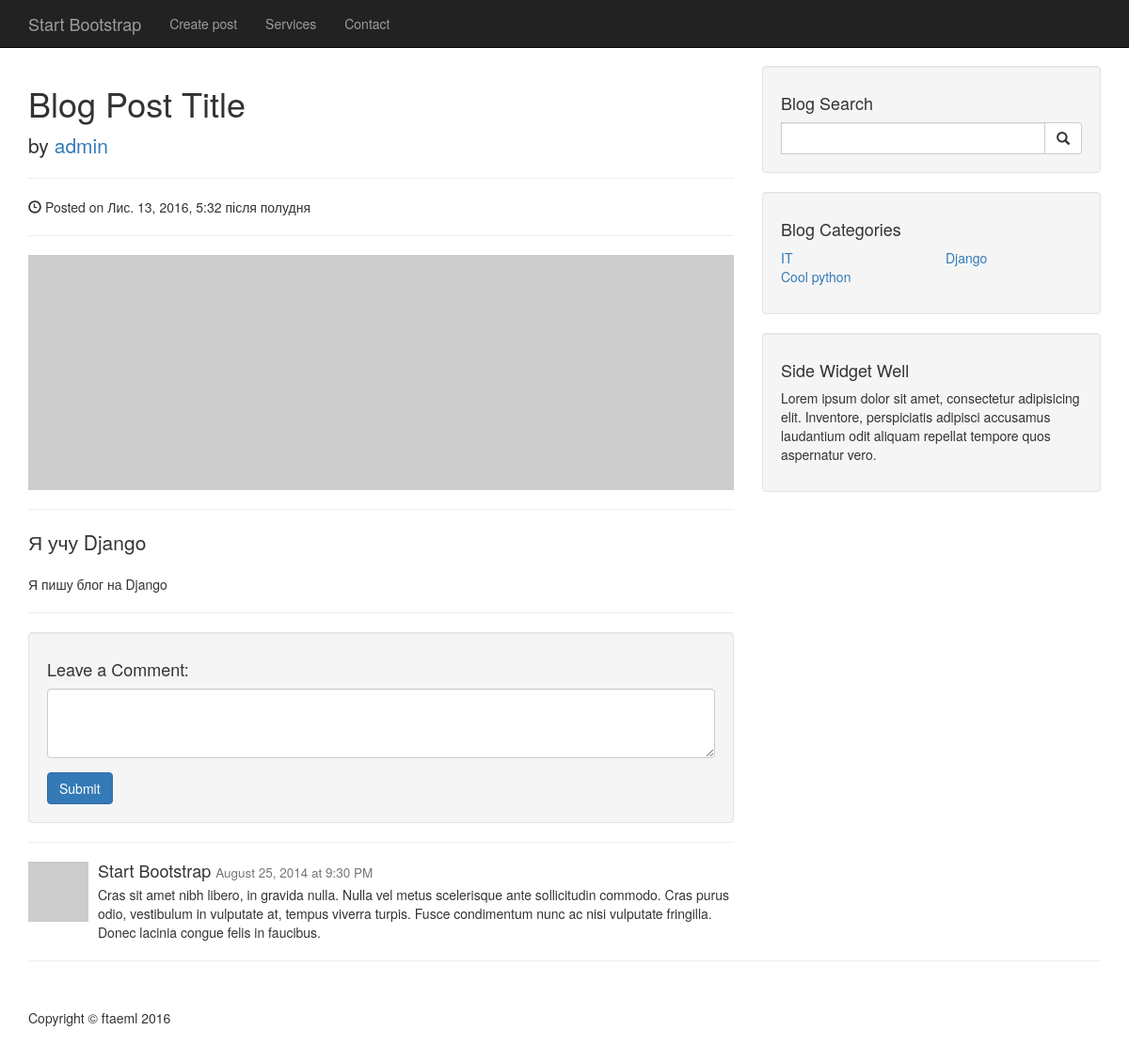
The app's page /blog/post/2, older data.
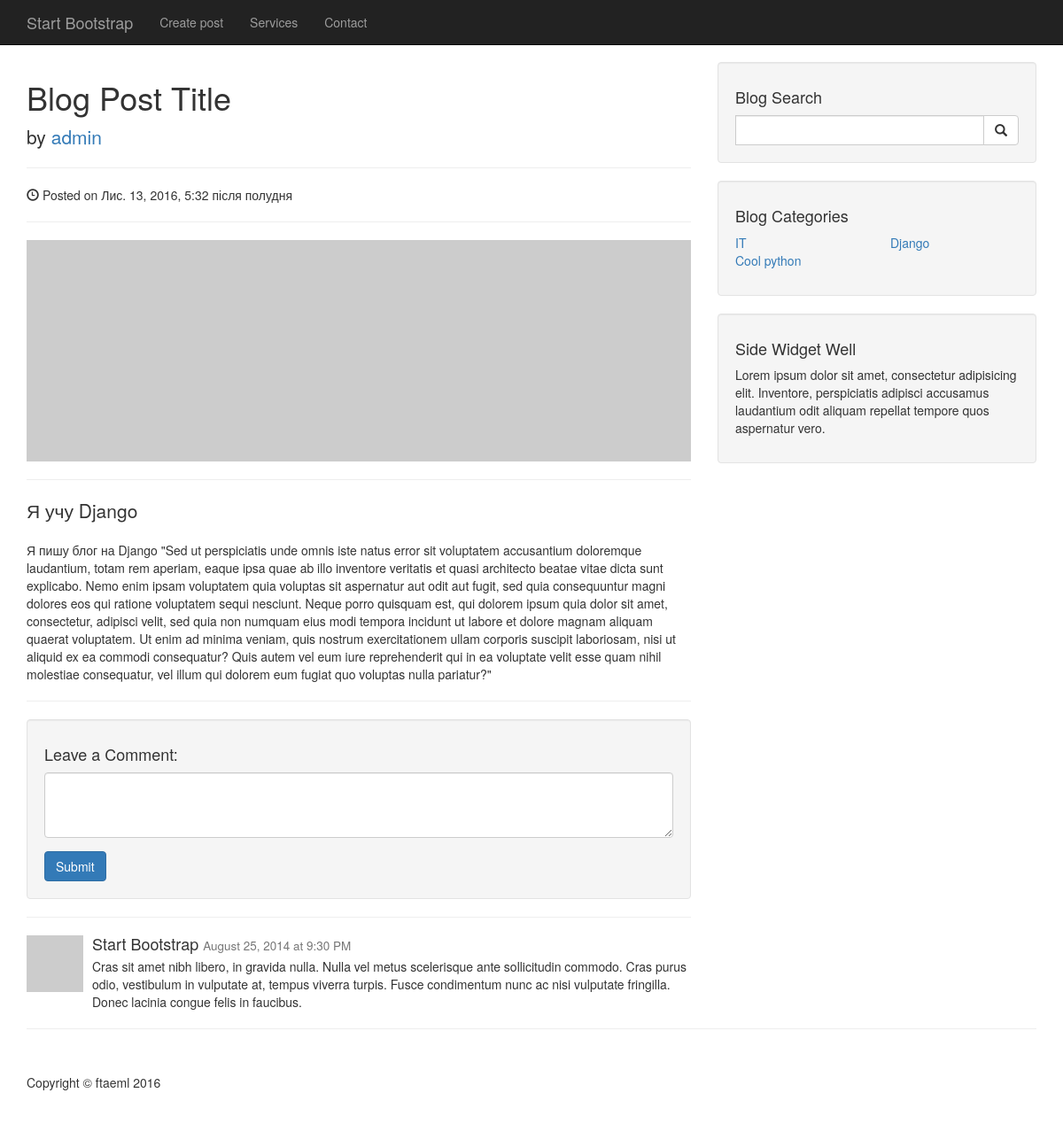
The same page, newer data.
### blog/models.py (models this page shows, shortened)
class Post(models.Model):
    title = models.CharField(max_length=30, verbose_name="Заголовок")
    content = models.TextField(verbose_name="Содержимое")
    published_date = models.DateTimeField(auto_created=True, verbose_name="Дата публикации")
    category = models.ForeignKey(Category, verbose_name="Категория")
    user = models.ForeignKey(User, verbose_name="Автор")
    image = models.URLField(default="http://placehold.it/900x300")
    class Meta:
        verbose_name = "Сообщение"
        verbose_name_plural = "Сообщения"

### blog/views.py (the view)
# urls.py: url(r'^blog/post/(?P<id>\d+)?$', views.post, name="post"),
def post(request, id=None):
    post = get_object_or_404(Post, pk=id) #Post.objects.get(pk=id)
    context = {"post": post}
    context.update(get_categories())
    return render(request, "blog/post.html", context)

### blog/views.py (called while the page is built)
def get_categories():
    all = Category.objects.all()
    count = all.count() # 7
    half = count // 2 + count % 2
    first_half = all[:half]
    second_half = all[half:]
    return {"cat1": first_half, "cat2": second_half}

### templates/blog/post.html
{% extends "blog/base.html" %}
{% block content %}
    <h1>Blog Post Title</h1>
    <p class="lead">
        by <a href="{% url "blog" %}">{{ post.user }}</a>
    </p>
    <hr>
    <p><span class="glyphicon glyphicon-time"></span>
        Posted on {{ post.published_date }}</p>
    <hr>
    <img class="img-responsive" src="{{ post.image }}" alt="">
    <hr>
    <p class="lead">{{ post.title }}</p>
    <p>{{ post.content }}</p>
    <hr>
    <div class="well">
        <h4>Leave a Comment:</h4>
        <form role="form">
            <div class="form-group">
                <textarea class="form-control" rows="3"></textarea>
            </div>
            <button type="submit" class="btn btn-primary">Submit</button>
        </form>
    </div>
    <hr>
    <div class="media">
        <a class="pull-left" href="#">
            <img class="media-object" src="http://placehold.it/64x64" alt="">
        </a>
        <div class="media-body">
            <h4 class="media-heading">Start Bootstrap
                <small>August 25, 2014 at 9:30 PM</small>
            </h4>
            Cras sit amet nibh libero, in gravida nulla. Nulla vel metus scelerisque ante sollicitudin commodo. Cras
            purus odio, vestibulum in vulputate at, tempus viverra turpis. Fusce condimentum nunc ac nisi vulputate
            fringilla. Donec lacinia congue felis in faucibus.
        </div>
    </div>
{% endblock %}

Row changes from the older to the newer data that the page shows:
changed Post "Я учу Django": content "Я пишу блог на Django" → "Я пишу блог на Django \"Sed ut perspiciatis unde omnis iste natus error sit voluptatem accusantium doloremque laudantium, totam rem aperiam, eaque ipsa quae ab illo inventore veritatis et quasi architecto beatae vitae dicta sunt explicabo. Nemo enim ipsam voluptatem quia voluptas sit aspernatur aut odit aut fugit, sed quia consequuntur magni dolores eos qui ratione voluptatem sequi nesciunt. Neque porro quisquam est, qui dolorem ipsum quia dolor sit amet, consectetur, adipisci velit, sed quia non numquam eius modi tempora incidunt ut labore et dolore magnam aliquam quaerat voluptatem. Ut enim ad minima veniam, quis nostrum exercitationem ullam corporis suscipit laboriosam, nisi ut aliquid ex…"
